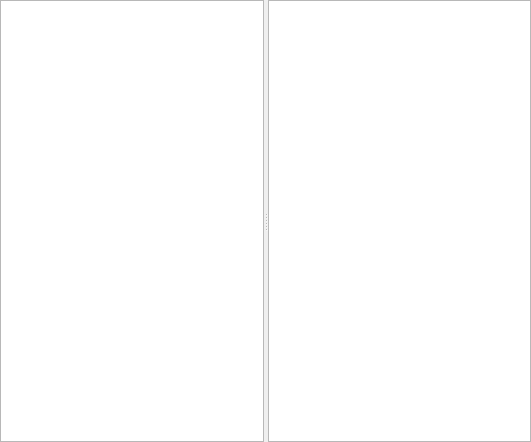
<?xml version="1.0" encoding="UTF-8"?>
<ui version="4.0">
 <class>WPlotWindow</class>
 <widget class="QWidget" name="WPlotWindow">
  <property name="geometry">
   <rect>
    <x>0</x>
    <y>0</y>
    <width>531</width>
    <height>442</height>
   </rect>
  </property>
  <property name="windowTitle">
   <string>Form</string>
  </property>
  <layout class="QVBoxLayout" name="verticalLayout">
   <property name="spacing">
    <number>4</number>
   </property>
   <property name="leftMargin">
    <number>0</number>
   </property>
   <property name="topMargin">
    <number>0</number>
   </property>
   <property name="rightMargin">
    <number>0</number>
   </property>
   <property name="bottomMargin">
    <number>0</number>
   </property>
   <item>
    <widget class="QSplitter" name="splitter">
     <property name="orientation">
      <enum>Qt::Horizontal</enum>
     </property>
     <widget class="QtCharts::QChartView" name="chartView"/>
     <widget class="QTableView" name="dataLogsView">
      <property name="editTriggers">
       <set>QAbstractItemView::NoEditTriggers</set>
      </property>
      <property name="alternatingRowColors">
       <bool>true</bool>
      </property>
      <property name="selectionBehavior">
       <enum>QAbstractItemView::SelectRows</enum>
      </property>
      <attribute name="verticalHeaderVisible">
       <bool>false</bool>
      </attribute>
     </widget>
    </widget>
   </item>
  </layout>
 </widget>
 <customwidgets>
  <customwidget>
   <class>QtCharts::QChartView</class>
   <extends>QGraphicsView</extends>
   <header location="global">QtCharts/QChartView</header>
  </customwidget>
 </customwidgets>
 <resources/>
 <connections/>
</ui>
